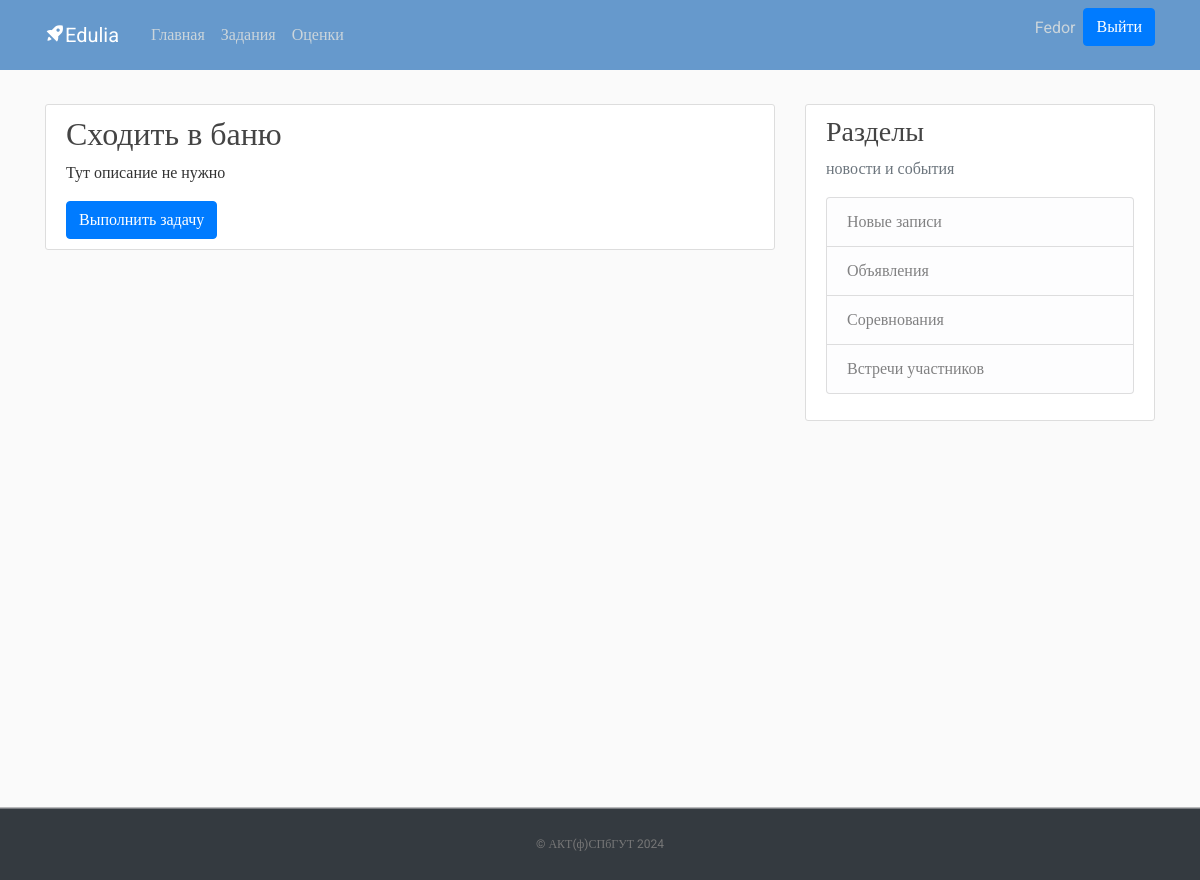
The page /student/task/3/ (signed in) on the database its author committed.
### accounts/models.py (models this page shows, shortened)
class User(AbstractUser):
    is_teacher = models.BooleanField(default=False)
    is_student = models.BooleanField(default=False)
    is_admin = models.BooleanField(default=False)

class Task(models.Model):
    title = models.CharField(max_length=100)
    description = models.TextField()
    checked = models.BooleanField(default=False)
    date_task_created = models.DateField(auto_now_add=True)
    course = models.ForeignKey(Course, on_delete=models.CASCADE, related_name='tasks')

### student/views.py (the view)
# urls.py: path('task/<int:pk>/', views.TaskDetailView.as_view(), name='task_detail'),
class TaskDetailView(DetailView):
    model = Task
    template_name = 'task_detail.html'
    def get_context_data(self, **kwargs):
        context = super().get_context_data(**kwargs)
        task = context['object']
        student_has_result = Result.objects.filter(task=task, student=self.request.user.student).exists()
        context['student_has_result'] = student_has_result
        context['task_id'] = self.object.id
        return context

### student/templates/task_detail.html
﻿{% extends "base.html" %}
{% block content %}
    {% if user.is_authenticated and user.is_student %}
    <article class="media content-section">
        <div class="media-body">
            <h2 class="article-title">{{ object.title }}</h2>
            <p class="article-content">{{ object.description }}</p>
            {% if not object.checked and not student_has_result %}
                <a href="{% url 'task_execute' object.id %}" class="btn btn-primary">Выполнить задачу</a>
            {% endif %}
        </div>
    </article>
    {% endif %}
{% endblock content %}

### home/templates/base.html (shortened to what this page needs)
{% load static %}
<!DOCTYPE html>
<html lang="ru">
<head>
    <link rel="stylesheet" href="https://maxcdn.bootstrapcdn.com/bootstrap/4.0.0/css/bootstrap.min.css">
    <link rel="stylesheet" type="text/css" href="{% static 'main.css' %}">
    <link href='https://unpkg.com/boxicons@2.1.2/css/boxicons.min.css' rel='stylesheet'>
</head>
<body>
<header class="site-header">
    <nav class="navbar navbar-expand-md navbar-dark bg-blue fixed-top">
        <div class="container">
            <a class="navbar-brand mr-4" href="{% url 'lms-home' %}"><i class='bx bxs-rocket bx-tada-hover'></i>Edulia</a>
            <div class="collapse navbar-collapse" id="navbarToggle">
                <div class="navbar-nav mr-auto">
                    <a class="nav-item nav-link " href="{% url 'lms-home' %}">Главная</a>
                    {% if user.is_authenticated %}
                        {% if user.is_teacher %}
                            <a class="nav-item nav-link" href="{% url 'create_task' %}">Задания</a>
                            <a class="nav-item nav-link" href="{% url 'teacher_task_results' %}">Оценки</a>
                            <a class="nav-item nav-link" href="{% url 'lms-home' %}">Библиотека</a>
                        {% elif user.is_student %}
                            <a class="nav-item nav-link" href="{% url 'task_list_student' %}">Задания</a>
                            <a class="nav-item nav-link" href="{% url 'view_grades'%}">Оценки</a>
                        {% endif %}
                    {% endif %}
                </div>
                <div class="navbar-nav">
                    {% if user.is_authenticated %}
                        <a class="nav-item nav-link" href="{% url 'login' %}">{{ user.username}}</a>
                        <form method="post" action="{% url 'logout' %}">
                            <button class="btn btn-primary" type="submit">Выйти</button>
                        </form>
                    {% else %}
                        <a class="btn btn-primary" href="{% url 'login' %}">Вход</a>
                    {% endif %}
                </div>
            </div>
        </div>
    </nav>
</header>
<main role="main" class="container">
    <div class="row">
        <div class="col-md-8">
            {% block content %}{% endblock %}
        </div>
        <div class="col-md-4">
            <div class="content-section">
                <h3>Разделы</h3>
                <p class='text-muted'>новости и события
                <ul class="list-group">
                    <li class="list-group-item list-group-item-light">Новые записи</li>
                    <li class="list-group-item list-group-item-light">Объявления</li>
                    <li class="list-group-item list-group-item-light">Соревнования</li>
                    <li class="list-group-item list-group-item-light">Встречи участников</li>
                </ul>
                </p>
            </div>
        </div>
    </div>
</main>
<footer class="text-center bg-dark">
    <p><a target="_blank" href="https://arcotel.ru/">© АКТ(ф)СПбГУТ 2024</a></p>
</footer>
</body>
</html>

### home/static/main.css (style rules this page uses)
body, html { width:100%; height:100% }
body { margin:0; padding:0; background: #fafafa; color: #333333; margin-top: 5rem; font-family:Roboto; }
h1, h2, h3, h4, h5, h6 { color: #444444; }
ul { margin: 0; }
.bg-blue { background-color: #6699cc; }
.site-header .navbar-nav .nav-link { color: #cbd5db; }
.content-section { background: #ffffff; padding: 10px 20px; border: 1px solid #dddddd; border-radius: 3px; margin-bottom: 20px; }
.article-title { color: #444444; }
.article-content { white-space: pre-line; }
footer { position: sticky!important; top: 100%; padding-top:25px; padding-bottom:25px; border-top:1px solid #ddd; }
footer p { margin:2px; text-align:center; padding:0 40px; color:#fff; font-size:12px; }
footer a { color:#777 }

### rows shown on the page
User: username "Fedor"
Task: title "Сходить в баню", description "Тут описание не нужно"
